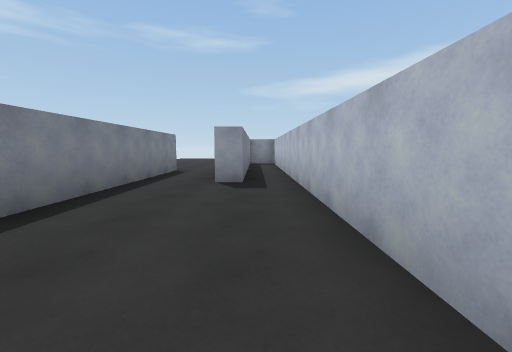
view 1 (above)

13 first-person views from a walk through a 3-D level made in the Unity game engine. The camera is 1.2 m above the floor, tilts 6° down and sees 90° across. The floor is counted in squares, 2 m on a side. Each view is taken from the middle of a square. On the plan, view 1 faces up. The plan holds only what a view shows up to about 9 squares ahead; the rest is blank. The player character is not drawn.

view 2
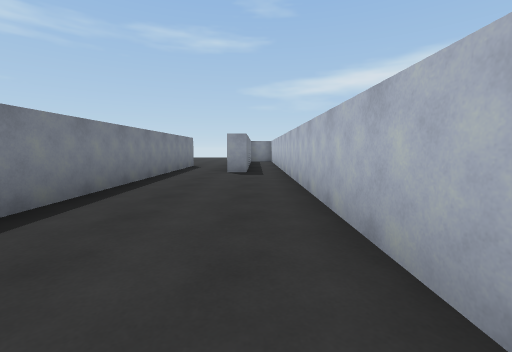

view 3
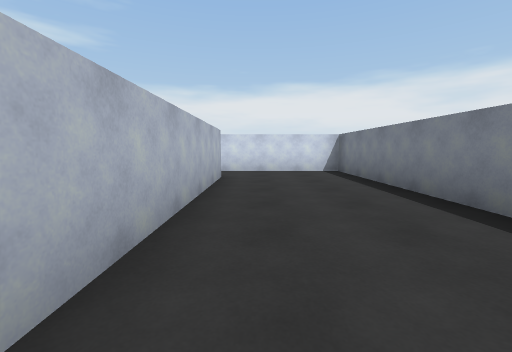

view 4
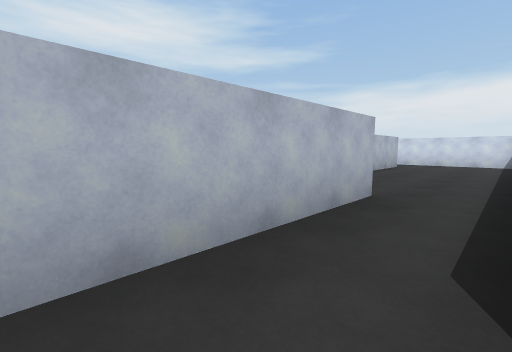

view 5
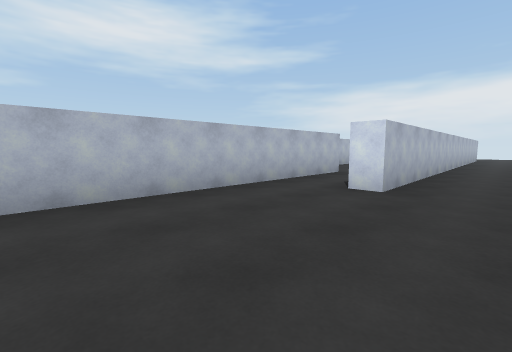

view 6
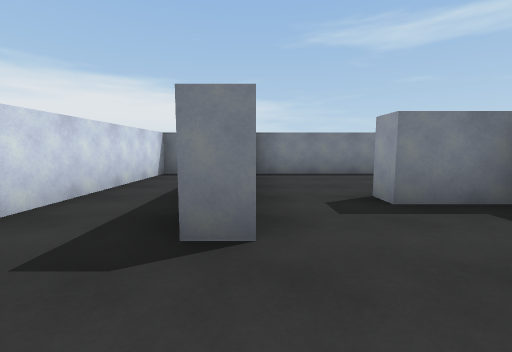

view 7
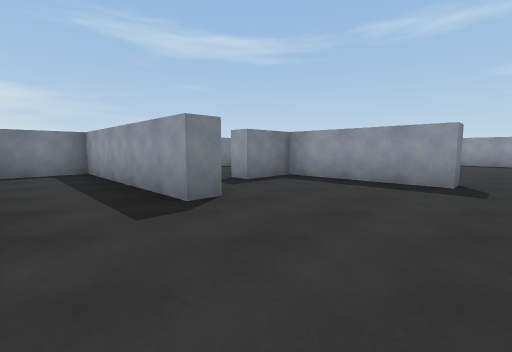

view 8
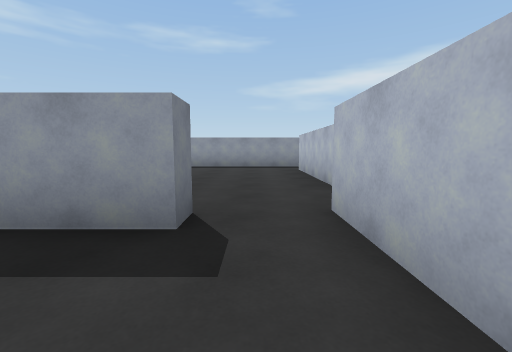

view 9
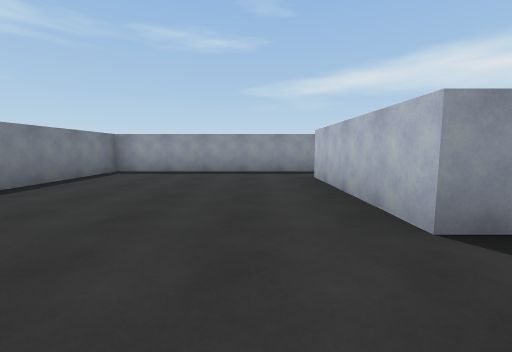

view 10
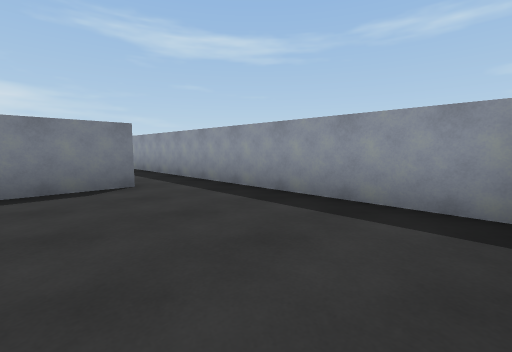

view 11
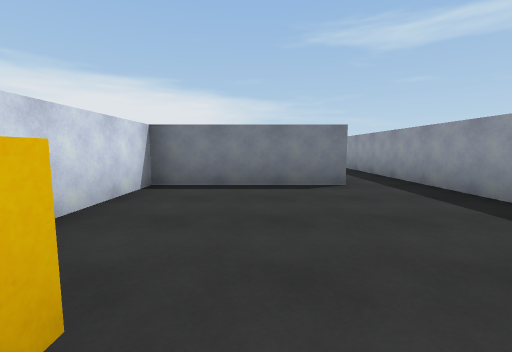

view 12
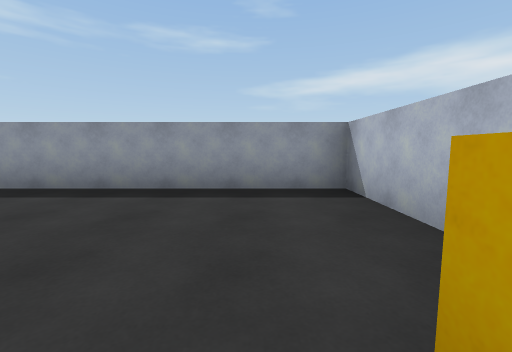

view 13
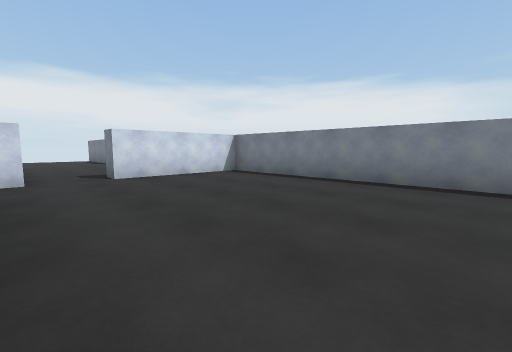

### Floor plan
Ten units are one square. View 1 is at (0, 0); x grows to the right and y downward. Boxes are objects, and circles mark ways between rooms. Rooms are numbered by the first view taken in them; rooms with no view inside come last. Other rooms are left out.
<svg viewBox="-35 -116 155 173">
<path fill="none" stroke="#000" d="M-2 -46 -7 -46 -7 -76M8 15 8 -74M-22 -72 -22 30 10 30M-7 -76 -7 -111M8 -74 8 -89M-28 6 -28 -72 -22 -72M24 29 24 35 -22 35 -22 52 19 52M58 14 58 -4M44 -4 44 1 12 1 12 15 8 15M68 -56 68 -23 92 -23M114 -44 114 -69 74 -69M63 -17 63 -55M58 -4 61 -4M74 -69 12 -69 12 -4 44 -4"/>
<rect x="105" y="-35" width="10" height="10" fill="#bbb"><title>cube</title></rect>
<circle cx="-10" cy="-70" r="3" fill="#2a7"/>
<circle cx="10" cy="20" r="3" fill="#2a7"/>
<circle cx="50" cy="0" r="3" fill="#2a7"/>
<circle cx="70" cy="-60" r="3" fill="#2a7"/>
<text x="-10" y="-20">1</text>
<text x="-30" y="-50">2</text>
<text x="40" y="50">3</text>
<text x="90" y="-50">4</text>
<text x="40" y="-40">5</text>
</svg>
Room 1 opens to room 2. Room 1 opens to room 3. Room 3 opens to room 5. Room 4 opens to room 5.

Where each view was taken, in squares from view 1:
view 1: 0 up, 0 right, facing up
view 2: 2 down, 0 right, facing up
view 3: 4 up, 0 right, facing down
view 4: 8 up, 2 left, facing down-right
view 5: 11 up, 4 left, facing down-right
view 6: 3 down, 4 right, facing left
view 7: 5 down, 5 right, facing up-left
view 8: 2 down, 5 right, facing up
view 9: 0 up, 5 right, facing up
view 10: 4 up, 11 right, facing up-left
view 11: 4 up, 11 right, facing left
view 12: 3 up, 10 right, facing up
view 13: 6 up, 6 right, facing down-left
